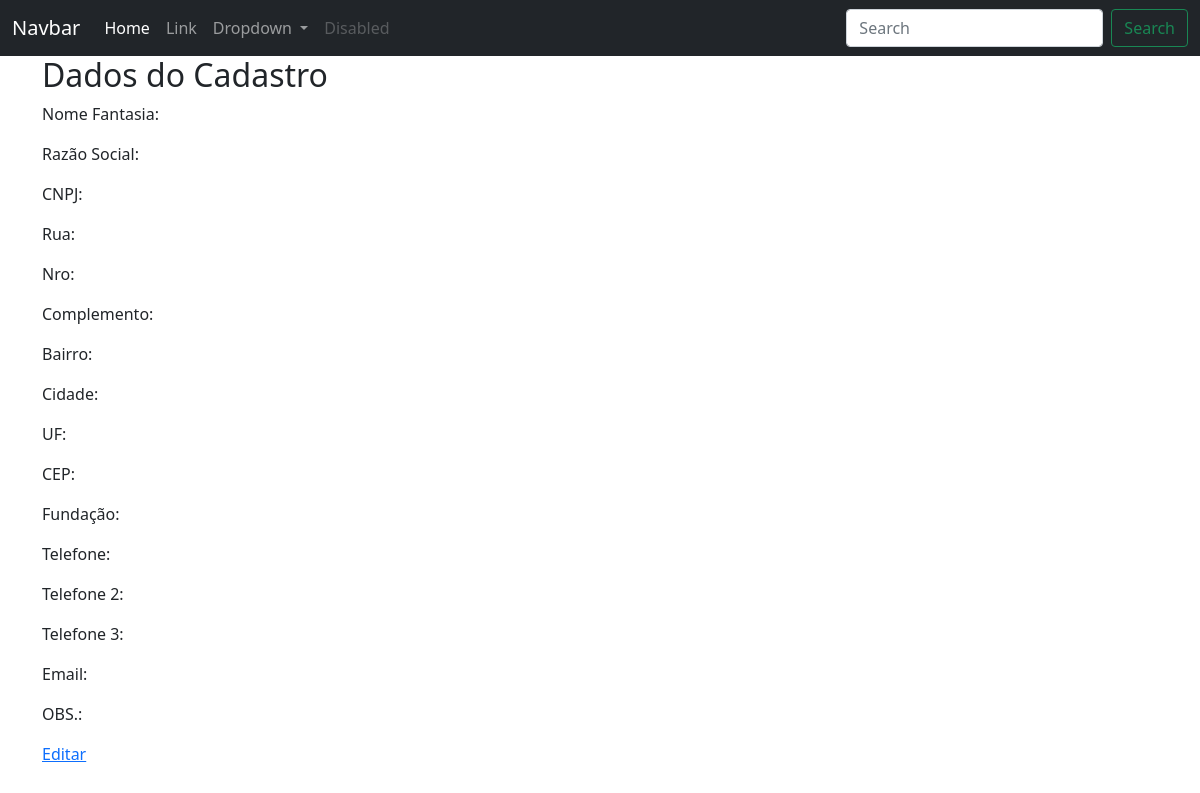
The app's page /clientesfornecedores/cnpj/11 (signed in), older data.
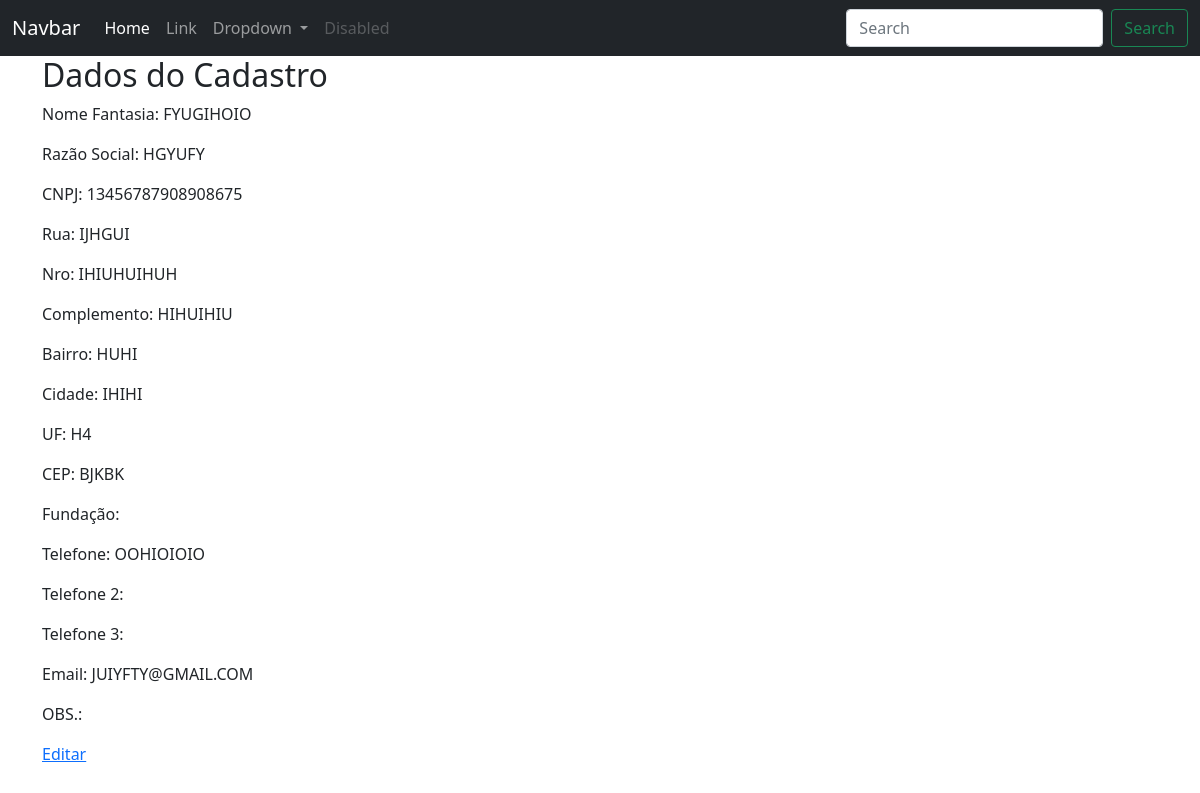
The same page, newer data.
### ERP/models.py (models this page shows, shortened)
class ClientesFornecedores(database.Model):
    __tablename__ ='clientes_fornecedores'
    id = database.Column(database.Integer, primary_key=True)
    nome_fantasia = database.Column(database.String(500))
    razao_social = database.Column(database.String(500))
    cnpj = database.Column(database.String(20), unique=True)
    rua = database.Column(database.String(100))
    complemento = database.Column(database.String(70))
    nro = database.Column(database.String(20))
    bairro = database.Column(database.String(70))
    cidade = database.Column(database.String(70))
    uf = database.Column(database.String(2))
    cep = database.Column(database.String(15))
    data_fundacao = database.Column(database.Date)
    cpf = database.Column(database.String(20), unique=True)
    nome = database.Column(database.String(100))
    telefone = database.Column(database.String(20))
    telefone2 = database.Column(database.String(20))
    telefone3 = database.Column(database.String(20))
    email = database.Column(database.String(100))
    data_aniversario = database.Column(database.Date)
    obs = database.Column(database.Text)
    data_cadastro = database.Column(database.DateTime, default=datetime.utcnow())
    tipo_cadastro = database.Column(database.Integer, database.ForeignKey('tipos_cadastro.id'), nullable=False)
    id_usuario_cadastro = database.Column(database.Integer, database.ForeignKey('usuarios.id'), nullable=False)

### ERP/routes.py (the view)
@app.route('/clientesfornecedores/<tipo_emp>/<cliente_fornecedor_id>')
@login_required
def clientes_fornecedor_cpf_cnpj(cliente_fornecedor_id, tipo_emp):
    cliente_fornecedor = ClientesFornecedores.query.get(cliente_fornecedor_id)
    if tipo_emp == 'cnpj':
        return render_template('cliente_fornecedor_cnpj.html', cliente_fornecedor=cliente_fornecedor)
    else:
        return render_template('cliente_fornecedor_cpf.html', cliente_fornecedor=cliente_fornecedor)

### ERP/routes.py (called while the page is built)
@login_manager.user_loader
def load_user(user_id):
    return Usuarios.query.get(int(user_id))

### ERP/templates/cliente_fornecedor_cnpj.html
{% include 'base.html' %}
{% block content %}
    <div class="container">
        <h2>Dados do Cadastro</h2>
        <p>Nome Fantasia: {{ cliente_fornecedor.nome_fantasia }}</p>
        <p>Razão Social: {{ cliente_fornecedor.razao_social }}</p>
        <p>CNPJ: {{ cliente_fornecedor.cnpj }}</p>
        <p>Rua: {{ cliente_fornecedor.rua }}</p>
        <p>Nro: {{ cliente_fornecedor.nro }}</p>
        <p>Complemento: {{ cliente_fornecedor.complemento }}</p>
        <p>Bairro: {{ cliente_fornecedor.bairro }}</p>
        <p>Cidade: {{ cliente_fornecedor.cidade }}</p>
        <p>UF: {{ cliente_fornecedor.uf }}</p>
        <p>CEP: {{ cliente_fornecedor.cep }}</p>
        <p>Fundação: {{ cliente_fornecedor.fundacao }}</p>
        <p>Telefone: {{ cliente_fornecedor.telefone }}</p>
        <p>Telefone 2: {{ cliente_fornecedor.telefone2 }}</p>
        <p>Telefone 3: {{ cliente_fornecedor.telefone3 }}</p>
        <p>Email: {{ cliente_fornecedor.email }}</p>
        <p>OBS.: {{ cliente_fornecedor.obs }}</p>
        <a href="{{ url_for('edicao_clientes_fornecedores' , tipo_emp='cnpj', cliente_fornecedor_id=cliente_fornecedor.id) }}">Editar</a>
    </div>
{% endblock %}

### ERP/templates/base.html (shortened to what this page needs)
<!DOCTYPE html>
<html lang="pt-BR">
  <head>
    <link
      href="https://cdn.jsdelivr.net/npm/bootstrap@5.0.2/dist/css/bootstrap.min.css"
      rel="stylesheet"
    />
  </head>
  <body>
    {% include 'navbar.html' %}
  </body>
</html>

### ERP/templates/navbar.html (shortened to what this page needs)
<nav class="navbar navbar-expand-lg navbar-dark bg-dark">
  <div class="container-fluid">
    <a class="navbar-brand" href="#">Navbar</a>
    <div class="collapse navbar-collapse" id="navbarSupportedContent">
      <ul class="navbar-nav me-auto mb-2 mb-lg-0">
        <li class="nav-item">
          <a class="nav-link active" aria-current="page" href="#">Home</a>
        </li>
        <li class="nav-item">
          <a class="nav-link" href="#">Link</a>
        </li>
        <li class="nav-item dropdown">
          <a class="nav-link dropdown-toggle" href="#" id="navbarDropdown" role="button" data-bs-toggle="dropdown" aria-expanded="false">
            Dropdown
          </a>
        </li>
        <li class="nav-item">
          <a class="nav-link disabled" href="#" tabindex="-1" aria-disabled="true">Disabled</a>
        </li>
      </ul>
      <form class="d-flex">
        <input class="form-control me-2" type="search" placeholder="Search" aria-label="Search">
        <button class="btn btn-outline-success" type="submit">Search</button>
      </form>
    </div>
  </div>
</nav>

Row changes from the older to the newer data that the page shows:
added ClientesFornecedores: nome_fantasia "FYUGIHOIO", razao_social "HGYUFY", cnpj "13456787908908675", rua "IJHGUI", nro "IHIUHUIHUH", complemento "HIHUIHIU", bairro "HUHI", cidade "IHIHI", uf "H4", cep "BJKBK", telefone "OOHIOIOIO", email "JUIYFTY@GMAIL.COM"
